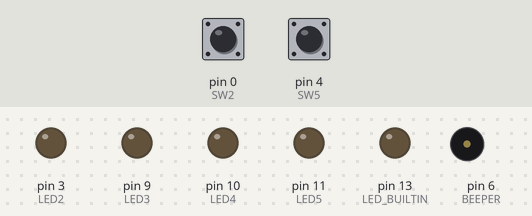
This sketch was run on a simulated Arduino Uno, built with avr-gcc and run on an emulated ATmega328P. Shown: output pins drawn as LEDs (lit = HIGH), buzzer (waves = sounding). Inputs (shaded band) come from the test bench; at power-on: pin 0 (SW2) HIGH, pin 4 (SW5) HIGH.

Above: at 1.2 s.
1.3 s: pin 0 (SW2) pulled LOW for 1 s
At 3.3 s:
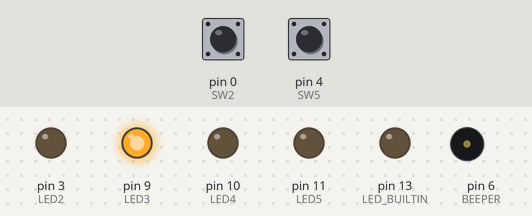
3.8 s: pin 0 (SW2) pulled LOW for 3.2 s
At 4.6 s:
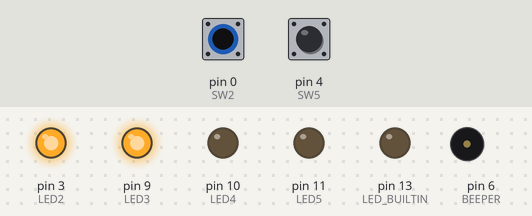
8.5 s: pin 4 (SW5) pulled LOW for 0.15 s
At 9.4 s:
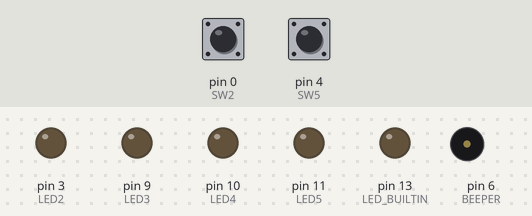
Timing chart, 0 to 11.5 s (numbered marks = the images above; inputs shaded):
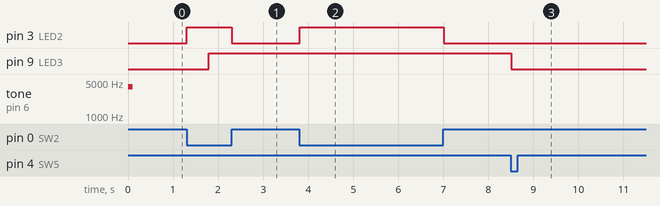

The sketch:

ARPS2-Intro-2-Variables.ino
```cpp
/*
Project:  ARPS2-Intro-2-Variables
Activity: mirobo.tech/arps-intro-2
Updated:  February 21, 2025

This introductory programming activity for the mirobo.tech ARPS2 circuit
demonstrates the use of a variable to count button presses and constant
comparisons within conditions to trigger an action when a limit is reached.

Additional program analysis and programming activities demonstrate the use of
Boolean (or bool) variables to store state during successive program loops,
the creation of a two-player rapid-clicker game, simulation of real-world
toggle and multi-function buttons, and encourage learners to create program
code to measure and mitigate switch contact bounce.

See the https://mirobo.tech/arps webpage for additional ARPS2
resources, programming activities, and starter programs.
*/

// ARPS2 Educational Starter I/O devices
const int SW2 = 0;      // Pushbuttons SW2 and SW3 are fully supported on
const int SW3 = 1;      // Arduino UNO R4 Minima and Arduino UNO R4 WiFi
const int SW4 = 2;      // Pushbuttons SW4 and SW5 work on all Arduino UNO
const int SW5 = 4;      // circuit boards

const int LED2 = 3;     // ARPS2 LEDs
const int LED3 = 9;
const int LED4 = 10;
const int LED5 = 11;

const int BEEPER = 6;   // ARPS2 Piezo beeper LS1

// Pre-defined Arduino UNO LED
// LED_BUILTIN (D13)    // On-board LED (shared with H2 and SONAR TRIG)

// Define program constants
const int maxCount = 50;

// Define program variables
int SW2State;
int SW3State;
int SW4State;
int SW5State;

int SW2Count = 0;
bool SW2Pressed = false;

// Setup code runs once to configure I/O pins before running the main loop
void setup() {
  pinMode(SW2,INPUT_PULLUP);
  pinMode(SW3,INPUT_PULLUP);
  pinMode(SW4,INPUT_PULLUP);
  pinMode(SW5,INPUT_PULLUP);
  pinMode(LED2,OUTPUT);
  pinMode(LED3,OUTPUT);
  pinMode(LED4,OUTPUT);
  pinMode(LED5,OUTPUT);
  pinMode(BEEPER,OUTPUT);
  pinMode(LED_BUILTIN,OUTPUT);
  tone(BEEPER,4000,100);  // Say hello!
}

// Main loop code repeats forever
void loop() {
  SW2State = digitalRead(SW2);    // Change to SW4 for Arduino UNO R3
  SW5State = digitalRead(SW5);

  // Count SW2 button presses
  if(SW2State == LOW) {
    digitalWrite(LED2,HIGH);
    SW2Count = SW2Count + 1;
  }
  else {
    digitalWrite(LED2,LOW);
  }

  // Light LED D3 when the maximum count has been reached
  if(SW2Count >= maxCount) {
    digitalWrite(LED3,HIGH);
  }

  // Turn off LED D3 and reset count if SW5 is pressed
  if(SW5State == LOW) {
    digitalWrite(LED3,LOW);
    SW2Count = 0;
  }

  delay(10);  // Added delay helps simulators run this program
}

/*  Learn More -- Program Analysis Activities

1.  The 'SW2Count' variable is defined as a 16-bit memory location within the
    microcontroller's RAM by the program declaration: 'int SW2Count = 0;'

    What range of numbers can a 16-bit int variable store? What will happen
    if you try to store a number larger than the upper limit of an 'int' in
    the SW2Count variable?

2.  The program statement 'const int maxCount = 50;' defines a program
    constant using the exact same type of declaration as was used to
    define the microcontroller's I/O pins. How do you think the
    Arduino IDE knows that 'SW3' is a hardware I/O pin, and that
    'maxCount' is a number? There doesn't seem to be any real
    difference betwee the two declarations, so what else could lead
    to SW3 and maxCount being interpreted differently?

3.  The maxCount constant is used at the start of an if condition:

  if(SW2Count >= maxCount) {

    The condition compares the value of the SW2Count variable with
    the maxCount constant to check if a limit has been reached.

    Defining a constant for this seems like extra work when the
    conditional statement could simply have been written as:

  if(SW2Count >= 50) {

    Can you think of any advantages of defining and using the maxCount
    constant instead of simply embedding the number 50 into the
    condition? List at least two advantages.

4.  At first glance, it seems that this program should light LED D2
    and increment the SW2Count variable every time that SW2 is
    pressed, but that's not the case.

    Upload the program and run it, mentally counting how many times
    you pressed SW2 until LED D3 turns on. The count, and LED D3, can
    be reset by pressing SW5 so you can try it multiple times.

    Did the count reach 50? If not, can you describe why, or what
    might be happening in the program to make it mis-count? You may
    be able to gain some insight into what might be happening by
    pressing and quickly releasing SW2 during one attempt to reach
    50, clearing the count using SW5, and then repeating the attempt
    by pressing and slowly releasing SW2.

5.  It's okay if you haven't identified any obvious problems with the
    program yet. We can add some debugging code that might help in
    discovering the nature of the problem. It seems like the program
    is counting too quickly. To check, let's add another condition to
    turn LED D3 off if the count gets very large, say ten times bigger
    than expected. We'll add this new condition right after the
    existing condition that turns LED D3 on, like this:

  // Light LED D3 when the maximum count has been reached
  if(SW2Count >= maxCount) {
    digitalWrite(LED3,HIGH);
  }
  // Turn off LED D3 if the real count is huge.
  if(SW2Count >= maxCount * 10) {
    digitalWrite(LED3,LOW);
  }

    Now, press and hold pushbutton SW2 for at least 10 seconds while
    watching LED D3. LED D3 should stay off until the value of the
    SW2Count variable becomes higher than maxCount. If LED D3 turns
    on, it should stay on until the value of SW2Count becomes ten
    times higher than maxCount. If LED D3 goes off while still holding
    SW2, the SW2Count must be at least ten times the maxCount value.

    If LED D3 does that, can you explain how the count could go that
    high while SW2 was only pressed once?

6.  One of the fundamental challenges when creating programs that run
    inside a main program loop is separating input events from input
    state. Since the state of SW2 is sensed every cycle through the
    main loop() function, reading its state as LOW simply means that
    the button happened to be pressed during the current loop cycle.
    Since humans are slow, and microcontrollers can run through a
    simple loop like this very fast, the button will likely be read
    as pressed for many cycles through the loop. This explains why
    the SW2Count quickly exceeds maxCount.

    To solve this problem, the program cannot simply read the state
    of the switch and assume that a LOW input is a new button press.
    Instead, the program has to identify the change from a HIGH to
    a LOW input during sucessive loops, as it's this *change* in state
    that is the only reliable indicator of a new button press having
    occurred.

    To do this, a new variable is required to store the state of the
    button from the previous cycle through the loop. The simplest type
    of variable, and one that is ideally suited for this, is a Boolean
    (or, bool) variable.  Boolean variables store one of two binary
    alues -- in the C programming language, the values are represented
    by the words 'false' and 'true'.

    Below is a re-written input function incorporating the SW2Pressed
    Boolean variable that has been pre-defined in the program's
    header. Replace the first SW2 'if-else' conditional structure
    with the following two new 'if' condition structures:

  // Count SW2 button presses
  if(SW2State == LOW && SW2Pressed == false) {
    digitalWrite(LED2,HIGH);
    SW2Pressed = true;
    SW2Count += 1;
  }

  if(SW2State == HIGH) {
    digitalWrite(LED2,LOW);
    SW2Pressed = false;
  }

    The first 'if' condition now logically ANDs both the current
    button state and the SW2Pressed Boolean variable representing
    the button's previous state. Using this logic, the button must
    currently be pressed and it's previous state must be false in
    order to count as a new button press. When both conditions are
    met, LED D2 will light, the SW2Pressed Boolean variable will be
    set to 'true', and the SW2Count variable will be incremented
    by 1 using the compound operator in the statement 'SW2Count += 1;'
    (this produces the same result using less code than the original
    'SW2Count = SW2Count + 1;' statement).

    Notice that even if SW2State is still LOW the next time through
    the main loop, the SW2Pressed variable being 'true' will prevent
    the same button press from being counted more than once. A second
    if condition is used to reset the SW2Pressed Boolean variable to
    'false' when the switch has been released.

    Try these new code blocks in your program and verify that each
    individual button press is now properly counted.

7.  The conditional statement in the first if condition can also be
    written:

  if(SW2State == LOW && !SW2Pressed) {

    The expression '!SW2Pressed' is read as 'not SW2Pressed', and is
    equivalent to SW2Pressed being false (or *not true). Similarly,
    using the SW2Pressed Boolean variable's name by itself is
    equivalent to it being true. Try replacing the first if condition
    in your program with this expression and verify that it works as
    expected.

8.  Constant declarations, like those used at the top of the program
    to assign I/O pins and set to set maxCount, can also be used to
    represent a pushbutton's state. Doing this can make the program
    code more easily readable.

    Add the following constant definitions to the 'Define program
    constants' section of the program header:

const int pressed = LOW;
const int notPressed = HIGH;

    Now, instead of comparing the pushbutton state to 'LOW' or 'HIGH',
    the button state can be compared to one of these newly-named
    definitions. Try the following code in your program, and then
    modify the SW5 reset button code to use the same 'pressed' and
    'notPressed' definitions.

  // Count SW2 button presses
  if(SW2State == pressed && !SW2Pressed) {
    digitalWrite(LED2,HIGH);
    SW2Pressed = true;
    SW2Count += 1;
  }

  if(SW2State == notPressed) {
    digitalWrite(LED2,LOW);
    SW2Pressed = false;
  }

9.  Can you create similar constant terms 'on' and 'off' and use them
    to control the LEDs in your circuit? For example, you could write
    'digitalWrite(LED2,on);' instead of 'digitalWrite(LED2,HIGH);'.

    When might it not be a good idea to use 'on' or 'off' instead of
    HIGH or LOW?

Programming Activities

1.  Create a two-player rapid-clicker style game using this program
    as a starting point. The only purpose of the game will be to see
    which player can press a button the fastest and become the first
    player to reach the maximum count and win the game!

    Use SW4 for the second player, and light LED D5 when button SW4
    is pressed. Light LED D4 to show when the second player's count
    equals the maxCount.

    Start by duplicating the existing program variables to create a
    similar set for the second player. Next, create copies of the
    if condition structures for the second player and modify them to
    use the variables created for the second player. Finally, modify
    SW5 to reset the counts and LEDs for both players.

    Note: when using ARPS-2 with Arduino UNO Rev 3, SW2 and SW3 will
    not be usable. In this case, use SW4 and SW5 for the two player
    switches, and the Reset button (SW1) to restart the game.

2.  When two closely-matched players are playing the rapid-clicker
    game it might be hard to tell which player hit the maxCount
    value first. Use your knowledge of Boolean variables to prevent
    any more presses from increasing the player counts once one
    player has achieved the maximum count.

3.  Use a Boolean variable to create a program that simulates the
    operation of a toggle button. Each new press of the toggle button
    must 'toggle' an LED to its opposite state. (Toggle buttons are
    commonly used as push-on, push-off power buttons in digital
    devices, like the power button that turns a computer monitor on
    and off.)

    Pressing and holding the toggle button should only cause the LED
    to switch states, or toggle, once -- and not rapidly cycle on and
    off continuously. Test your button's action for reliability.

4.  A multifunction button can be used to initiate one action when
    pressed, and a second or alternate action when it is held for
    a certain length of time. One way to implement a multi-function
    button is by using a variable that counts timed program loops --
    exactly as this program did initially (and unitentionally)!

    Create a program that implements a multifunction button to light
    one LED as soon as a button is pressed, and light a second LED
    if the button is held for more that one second. Have both LEDs
    turn off when the button is released.

5.  Do your pushbuttons bounce? Switch bounce is the term used to
    describe switch contacts repeatedly closing and opening before
    settling in their final (closed) state. Switch bounce in a room's
    light switch might not be a big concern because it happens so
    fast that we would not notice the lights briefly flickering
    before staying on. But, switch bounce could be an issue in a
    software button program because a microcontroller's fast operating
    speed lets it see each contact closure as a new, separate event.
    Imagine if a power button set up as a toggle button bounced and
    each press had between 1 and 4 contact closures. The device would
    not be able to turn on or off reliably.

    To determine if your circuit's pushbuttons exhibit switch bounce,
    create a program that counts the number of times a pushbutton's
    contacts close, and then displays the count on the LEDs. Comment-
    out the delay(10); statement in the main loop to ensure that
    short bounce events won't be missed. Use a second pushbutton to
    both reset the count, and to turn off the LEDs, so that the test
    can be repeated.

6.  Did any of your pushbuttons bounce? Typical switch bounces appear
    as multiple contact closures within 20-30ms after the initial
    switch activation. Can you think of a simple software technique
    that could easily be implemented to ignore multiple switch
    activations within a 20ms span?

    External switches can be connected to the expansion header pins
    to check them for bounce as well. Try to find a switch that
    exhibits switch bounce and then add your de-bouncing code to the
    bounce counting program you created in the previous step to
    verify its effectiveness.
*/
```

Measured:
- after the input at 1.3 s, pin 3 (LED2): LOW → HIGH at once, → LOW 1.0 s later; pin 9 (LED3): LOW → HIGH after 0.49 s
- after the input at 3.8 s, pin 3 (LED2): LOW → HIGH at once, → LOW 3.2 s later
- after the input at 8.5 s, pin 9 (LED3): HIGH → LOW at once
